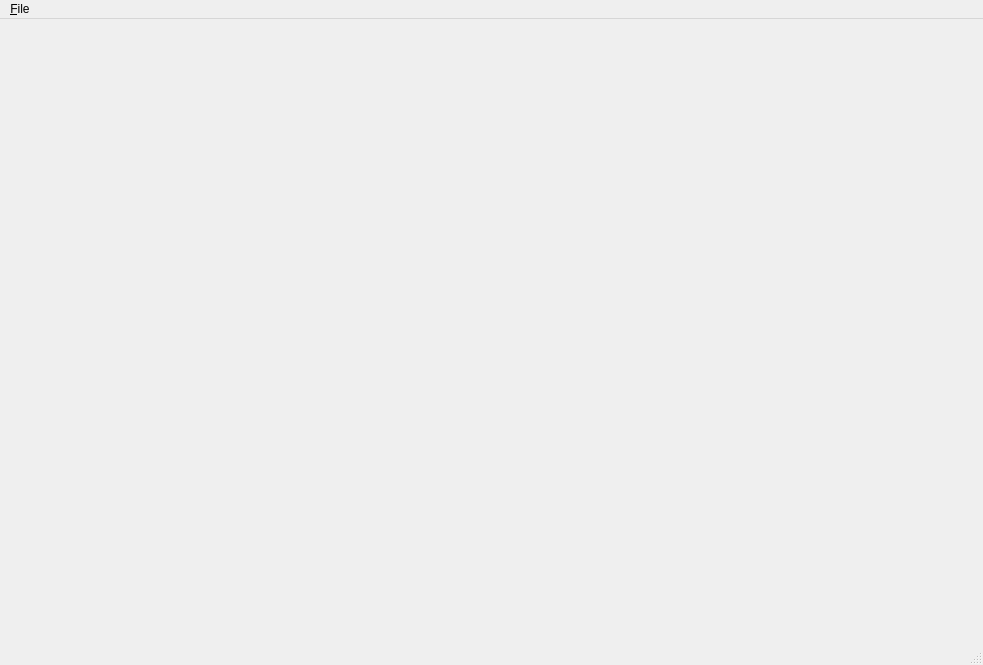
<?xml version="1.0" encoding="UTF-8"?>
<ui version="4.0">
 <class>MainWindow</class>
 <widget class="QMainWindow" name="MainWindow">
  <property name="geometry">
   <rect>
    <x>0</x>
    <y>0</y>
    <width>983</width>
    <height>665</height>
   </rect>
  </property>
  <property name="windowTitle">
   <string>OpenEXR Viewer</string>
  </property>
  <widget class="QWidget" name="centralwidget"/>
  <widget class="QMenuBar" name="menubar">
   <property name="geometry">
    <rect>
     <x>0</x>
     <y>0</y>
     <width>983</width>
     <height>18</height>
    </rect>
   </property>
   <widget class="QMenu" name="menu_File">
    <property name="title">
     <string>&amp;File</string>
    </property>
    <addaction name="action_Open"/>
   </widget>
   <addaction name="menu_File"/>
  </widget>
  <widget class="QStatusBar" name="statusbar"/>
  <action name="action_Open">
   <property name="text">
    <string>&amp;Open</string>
   </property>
   <property name="shortcut">
    <string>Ctrl+O</string>
   </property>
  </action>
 </widget>
 <resources/>
 <connections/>
</ui>
